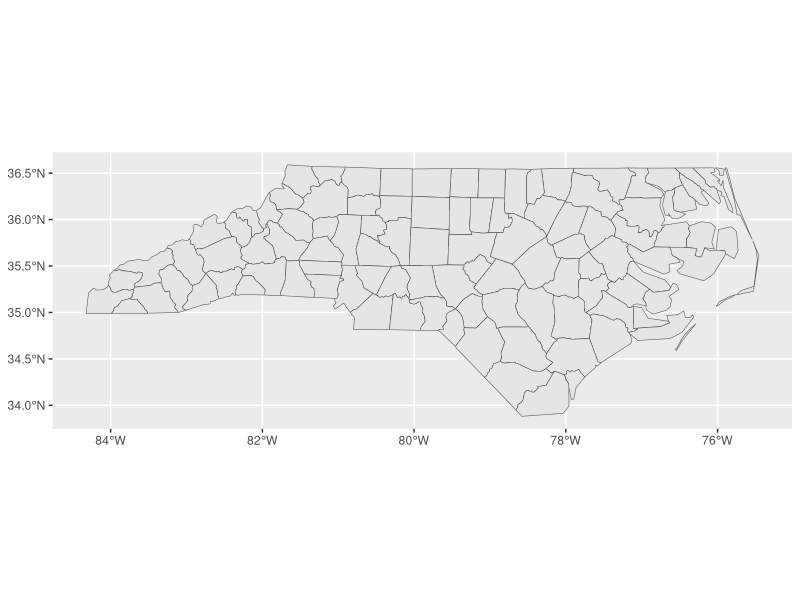
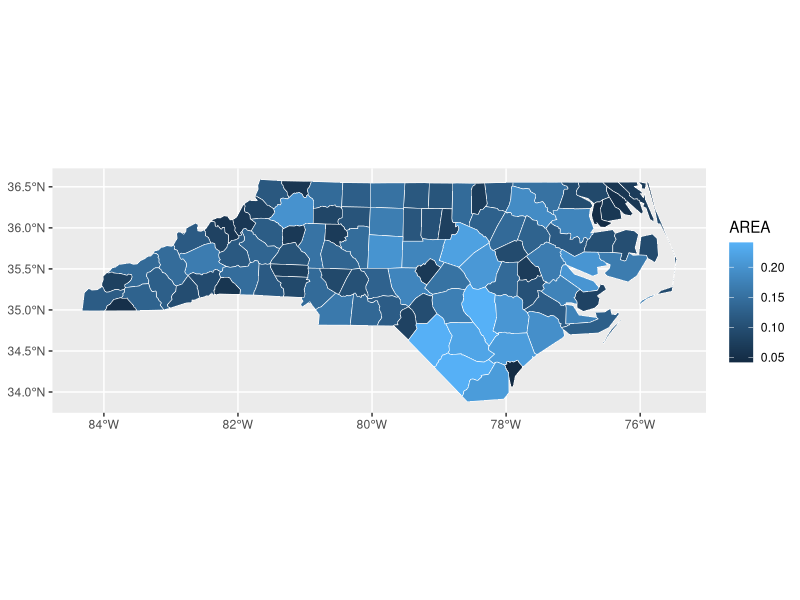
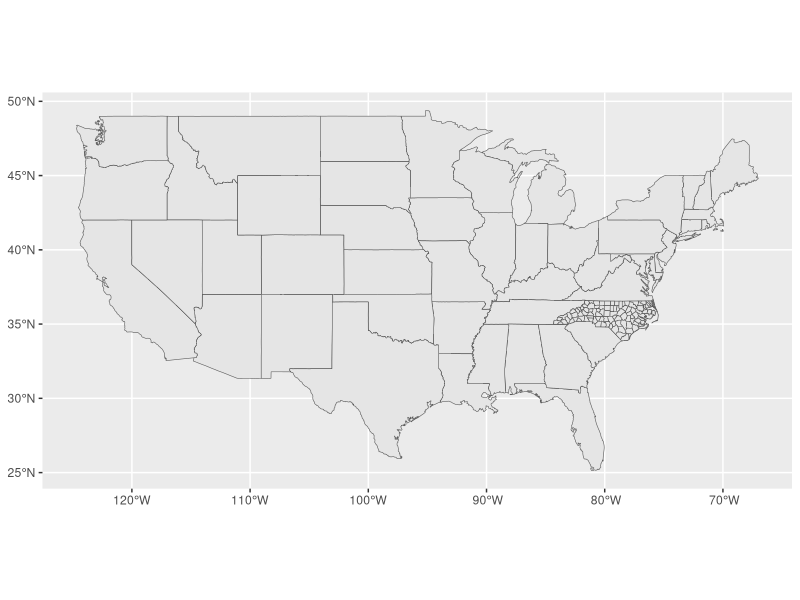
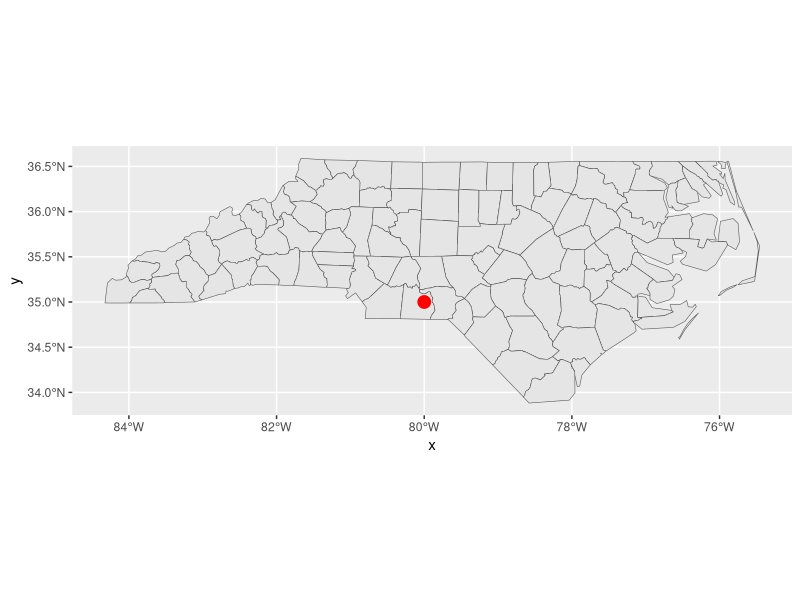
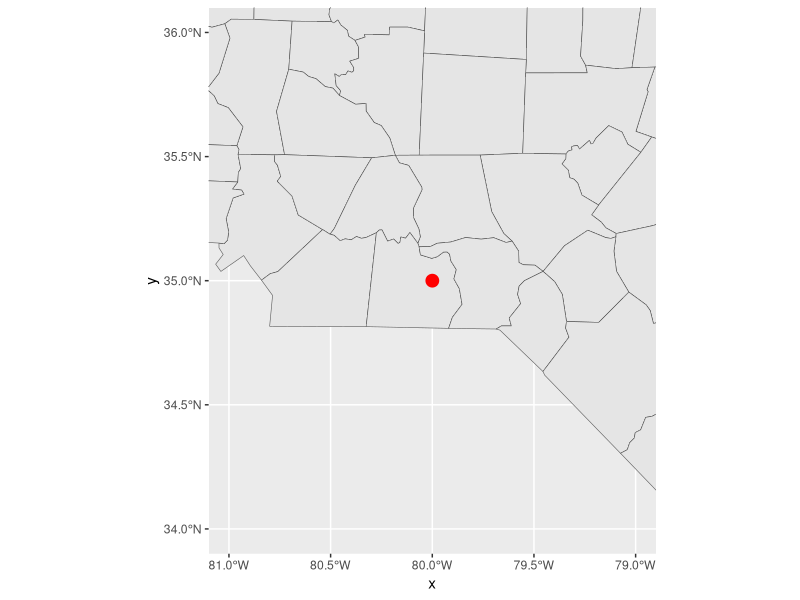
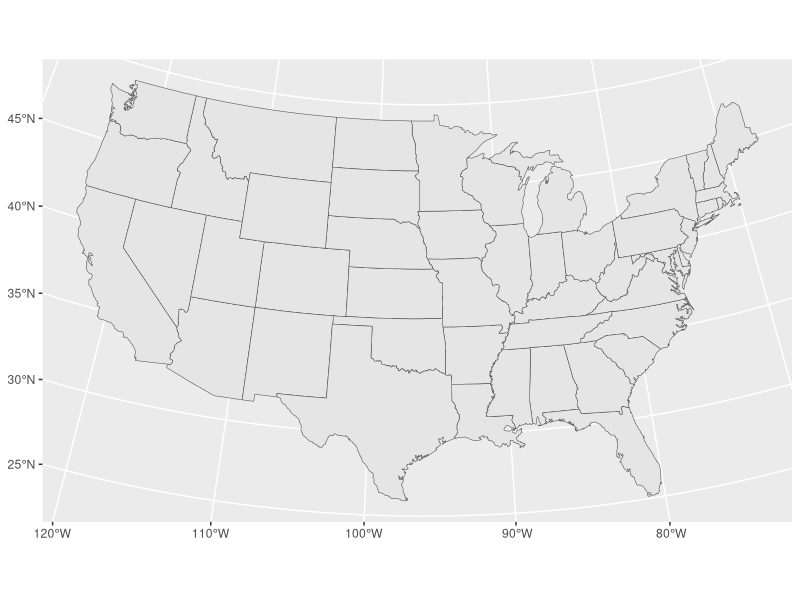

Write the R code that produced these figures, in order.
## ---- chunk 1
knitr::opts_chunk$set(collapse = TRUE, comment = "#>")
## ---- chunk 2
library(tidyverse)
library(sf)

nc <- read_sf(system.file("shape/nc.shp", package = "sf"))
states <- st_as_sf(maps::map("state", plot = FALSE, fill = TRUE))
## ---- chunk 3
ggplot() +
  geom_sf(data = nc)
## ---- chunk 4
ggplot() +
  geom_sf(aes(fill = AREA), data = nc, color = "white")
## ---- chunk 5
ggplot() +
  geom_sf(data = states) + 
  geom_sf(data = nc)
## ---- chunk 6
ggplot() +
  geom_sf(data = nc) +
  annotate(geom = "point", x = -80, y = 35, color = "red", size = 4)
## ---- chunk 7
    ggplot() +
      geom_sf(data = nc) +
      annotate(geom = "point", x = -80, y = 35, color = "red", size = 4) + 
      coord_sf(xlim = c(-81, -79), ylim = c(34, 36))
## ---- chunk 8
    ggplot() +
      geom_sf(data = states) +
      coord_sf(crs = st_crs(102003))
